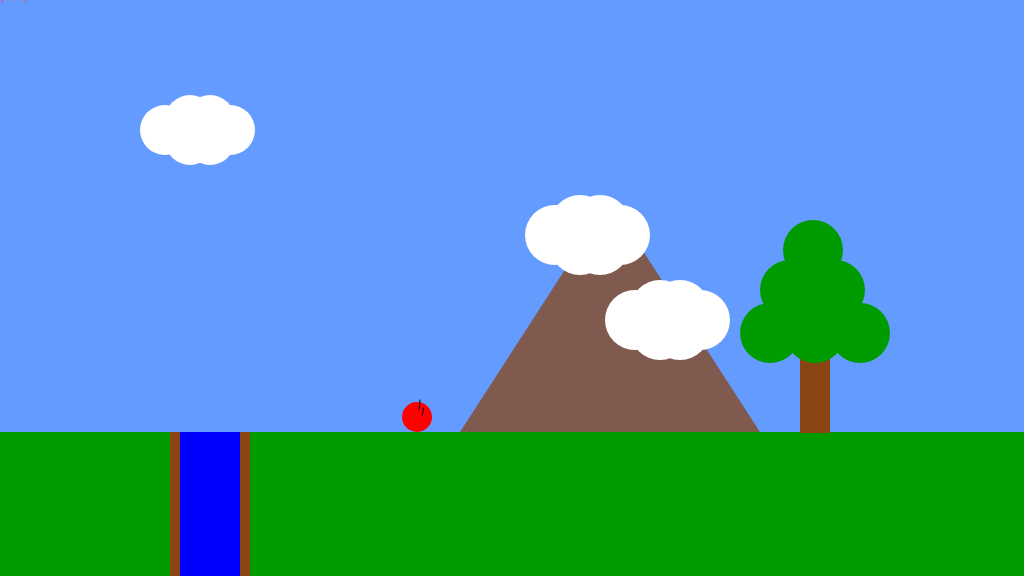
Frame 1 (no input)
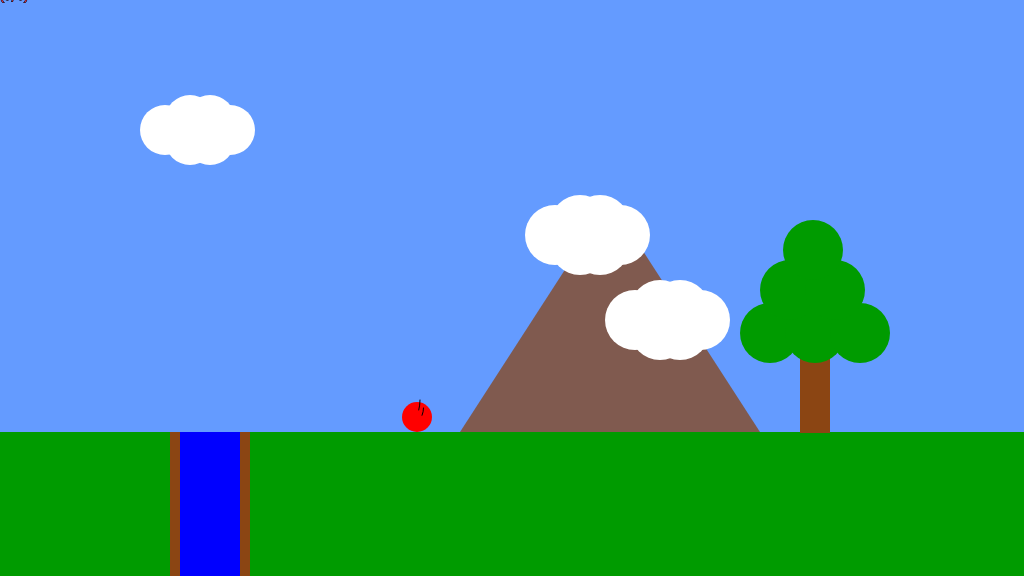
Frame 60 (no input)
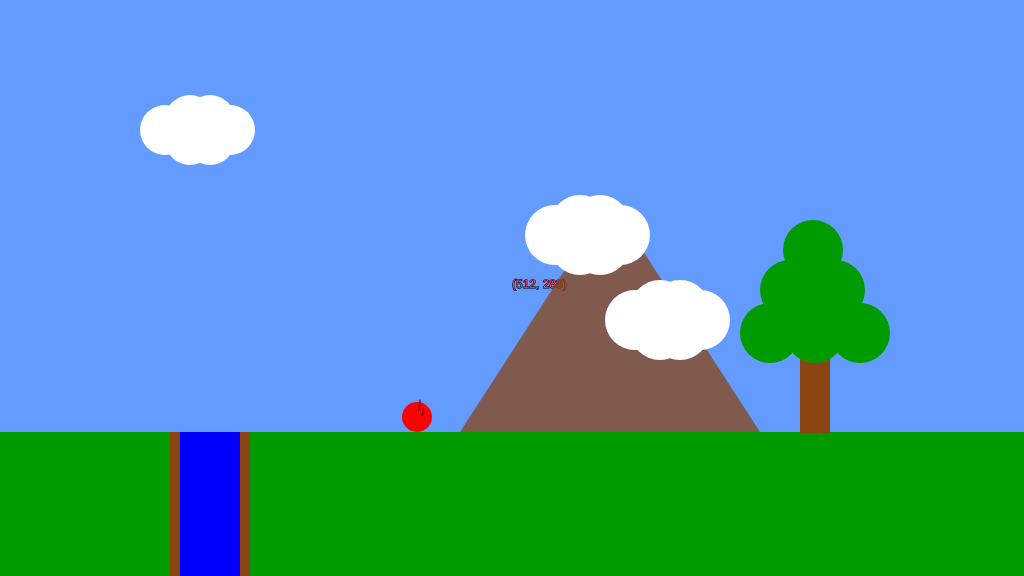
Frame 120 (the mouse pressed at the canvas centre since frame 60)

The p5.js sketch that drew these frames (run headless with seeded random() and noise() and a simulated clock; from frame 60 on, the mouse is pressed at the canvas centre):

// p5.js sketch
// ── sketch.js
/*

The Game Project

1 - Background Scenery

Use p5 drawing functions such as rect, ellipse, line, triangle and
point to draw the scenery as set out in the code comments. The items
should appear next to the text titles.

Each bit of scenery is worth two marks:

0 marks = not a reasonable attempt
1 mark = attempted but it's messy or lacks detail
2 marks = you've used several shape functions to create the scenery

I've given titles and chosen some base colours, but feel free to
imaginatively modify these and interpret the scenery titles loosely to
match your game theme.

WARNING: Do not get too carried away. If you're shape takes more than 15 lines of code to draw then you've probably over done it.


*/

function setup()
{
	createCanvas(1024, 576);
}

function l_cloud(x,y,z=50){
	ellipse(x,y,z,z);
	ellipse(x+20,y+10,z,z);
	ellipse(x,y+20,z,z);
	ellipse(x-20,y+20,z,z);
	ellipse(x-45,y+10,z,z);
	ellipse(x-20,y,z,z);
}

function draw()
{

	background(100, 155, 255); //fill the sky blue
	fill(255, 60, 100);
	text("(" + mouseX + ", " + mouseY + ")", mouseX, mouseY);
	
	

	noStroke();
	fill(0,155,0);
	rect(0, 432, 1024, 144); //draw some green ground

	//1. a cloud in the sky
	//... add your code here

	noStroke();
	fill(255);
	// text("cloud", 200, 100);

	l_cloud(210,120,50);


	//2. a mountain in the distance
	//... add your code here

	noStroke();
	fill(255);
	// text("mountain", 500, 256);
	// fill brown
	fill(139,69,19,190);
	triangle(460, 432, 760, 432, 610, 200);
	fill(255,255,255);
	l_cloud(600,225,60);
	l_cloud(680,310,60);


	//3. a tree
	//... add your code here

	noStroke();
	fill(255);
	text("tree", 800, 346);
	// fill brown
	fill(139,69,19);
	rect(800, 333, 30, 100);
	// fill green
	fill(0,155,0);
	ellipse(770, 333, 60, 60);
	ellipse(815, 333, 60, 60);
	ellipse(860, 333, 60, 60);
	ellipse(790, 290, 60, 60);
	ellipse(835, 290, 60, 60);
	ellipse(813, 250, 60, 60);

	//4. a canyon
	//NB. the canyon should go from ground-level to the bottom of the screen
	

	//... add your code here
	//fill sky blue
	fill(0, 0, 255);
	rect(180, 432, 60, 144);
	//fill light brown
	fill(139,69,19);
	rect(170,432,10,144);
	rect(240,432,10,144);




	noStroke();
	fill(255);
	// text("canyon", 100, 480);

	//5. a collectable token - eg. a jewel, fruit, coins
	//... add your code here

	noStroke();
	fill(255);
	// text("collectable item", 400, 400);
	fill(255,0,0);
	ellipse(417,417,30,30);
	fill(255,255,0,0);
	stroke(0);
	arc(405, 400, 30, 50, 0, PI / 5.0); // lower quarter circle
	arc(412, 408, 23, 30, 0, PI / 5.0); // lower quarter circle

	

}
